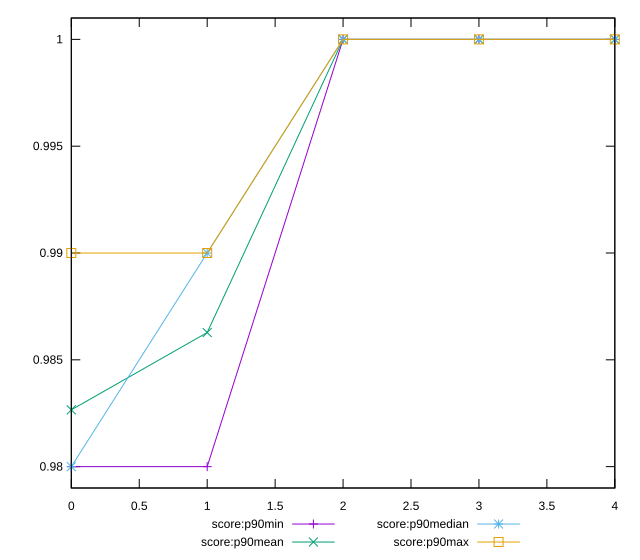

gnuplot code for this plot:
reset

$scoreP90Min <<EOF
0 0.98
1 0.98
2 1
3 1
4 1
EOF

$scoreP90Mean <<EOF
0 0.9826595744680848
1 0.9862765957446802
2 1
3 1
4 1
EOF

$scoreP90Median <<EOF
0 0.98
1 0.99
2 1
3 1
4 1
EOF

$scoreP90Max <<EOF
0 0.99
1 0.99
2 1
3 1
4 1
EOF

set key outside below
set xrange [0:4]
set yrange [0.979:1.001]
set trange [0.979:1.001]
set terminal svg size 640, 560 enhanced background rgb 'white'
set output "report_00018_2021-02-10T15-25-16.877Z/bootup-time/progression/score.svg"

plot $scoreP90Min title "score:p90min" with linespoints, \
     $scoreP90Mean title "score:p90mean" with linespoints, \
     $scoreP90Median title "score:p90median" with linespoints, \
     $scoreP90Max title "score:p90max" with linespoints

reset
